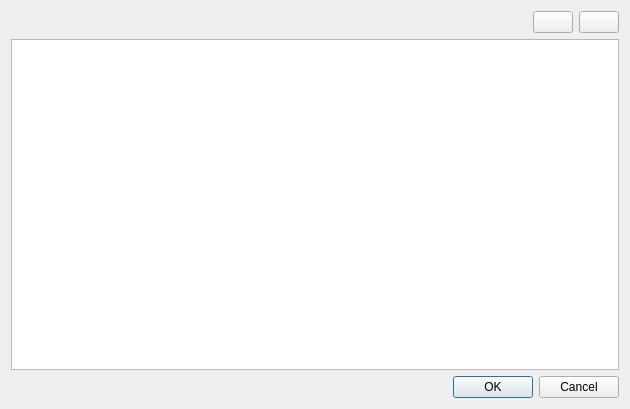
<?xml version="1.0" encoding="UTF-8"?>
<ui version="4.0">
 <class>TrainingSetDialog</class>
 <widget class="QDialog" name="TrainingSetDialog">
  <property name="geometry">
   <rect>
    <x>0</x>
    <y>0</y>
    <width>630</width>
    <height>409</height>
   </rect>
  </property>
  <property name="windowTitle">
   <string>Dialog</string>
  </property>
  <layout class="QVBoxLayout" name="verticalLayout">
   <item>
    <layout class="QHBoxLayout" name="horizontalLayout">
     <item>
      <spacer name="horizontalSpacer">
       <property name="orientation">
        <enum>Qt::Horizontal</enum>
       </property>
       <property name="sizeHint" stdset="0">
        <size>
         <width>40</width>
         <height>20</height>
        </size>
       </property>
      </spacer>
     </item>
     <item>
      <widget class="QPushButton" name="addPatternButton">
       <property name="text">
        <string/>
       </property>
       <property name="icon">
        <iconset resource="imagenes.qrc">
         <normaloff>:/imagenes/plus_icon.png</normaloff>:/imagenes/plus_icon.png</iconset>
       </property>
      </widget>
     </item>
     <item>
      <widget class="QPushButton" name="delPatternButton">
       <property name="text">
        <string/>
       </property>
       <property name="icon">
        <iconset resource="imagenes.qrc">
         <normaloff>:/imagenes/minus_icon.png</normaloff>:/imagenes/minus_icon.png</iconset>
       </property>
      </widget>
     </item>
    </layout>
   </item>
   <item>
    <widget class="QTableWidget" name="patternTable">
     <property name="alternatingRowColors">
      <bool>true</bool>
     </property>
     <property name="rowCount">
      <number>0</number>
     </property>
     <property name="columnCount">
      <number>0</number>
     </property>
     <attribute name="verticalHeaderVisible">
      <bool>true</bool>
     </attribute>
     <attribute name="verticalHeaderCascadingSectionResizes">
      <bool>true</bool>
     </attribute>
     <attribute name="verticalHeaderHighlightSections">
      <bool>true</bool>
     </attribute>
     <attribute name="verticalHeaderShowSortIndicator" stdset="0">
      <bool>false</bool>
     </attribute>
     <attribute name="verticalHeaderStretchLastSection">
      <bool>false</bool>
     </attribute>
    </widget>
   </item>
   <item>
    <widget class="QDialogButtonBox" name="buttonBox">
     <property name="orientation">
      <enum>Qt::Horizontal</enum>
     </property>
     <property name="standardButtons">
      <set>QDialogButtonBox::Cancel|QDialogButtonBox::Ok</set>
     </property>
    </widget>
   </item>
  </layout>
 </widget>
 <resources>
  <include location="imagenes.qrc"/>
 </resources>
 <connections>
  <connection>
   <sender>buttonBox</sender>
   <signal>accepted()</signal>
   <receiver>TrainingSetDialog</receiver>
   <slot>accept()</slot>
   <hints>
    <hint type="sourcelabel">
     <x>248</x>
     <y>254</y>
    </hint>
    <hint type="destinationlabel">
     <x>157</x>
     <y>274</y>
    </hint>
   </hints>
  </connection>
  <connection>
   <sender>buttonBox</sender>
   <signal>rejected()</signal>
   <receiver>TrainingSetDialog</receiver>
   <slot>reject()</slot>
   <hints>
    <hint type="sourcelabel">
     <x>316</x>
     <y>260</y>
    </hint>
    <hint type="destinationlabel">
     <x>286</x>
     <y>274</y>
    </hint>
   </hints>
  </connection>
 </connections>
</ui>
